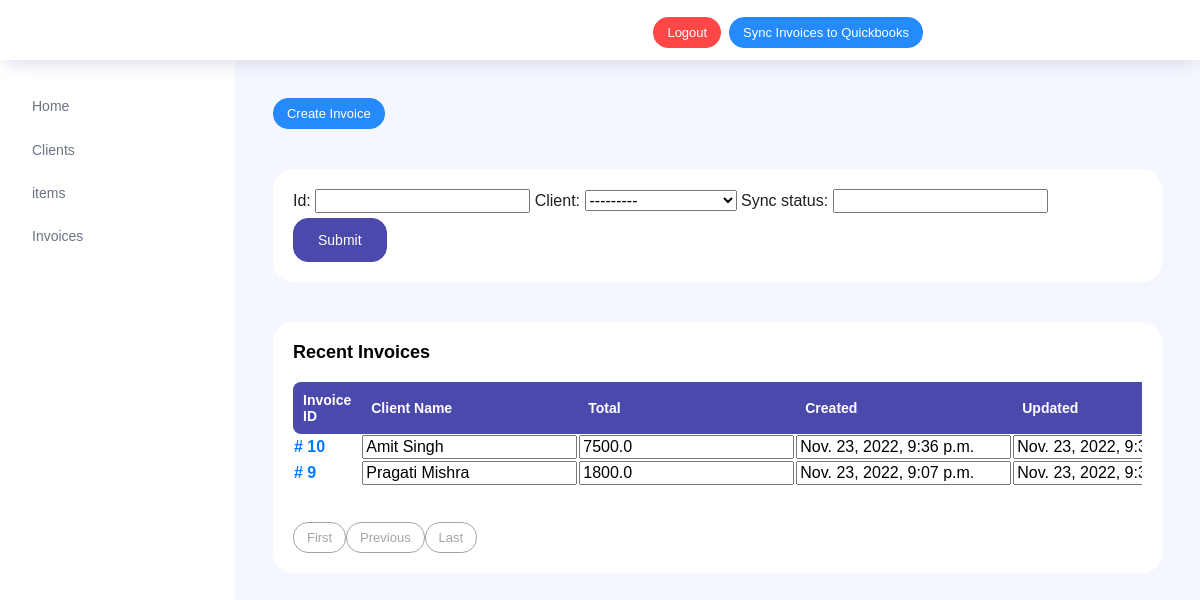
The app's page /dashboard/invoices?page=2 with its own data.
### dashboard/models.py (models this page shows, shortened)
class Client(models.Model):
    id = models.AutoField(primary_key=True)
    name = models.CharField(max_length=100)
    contact = models.CharField(max_length=15)
    address = models.TextField(null=True)
    email = models.EmailField(null=True)
    qbo_id = models.CharField(max_length=100,null=True)
    def __str__(self):
         return str(self.id)+'_'+self.name

class Invoice(models.Model):
    id = models.AutoField(primary_key=True)
    client = models.ForeignKey(Client,null=True,on_delete=models.SET_NULL)
    total = models.FloatField()
    created = models.DateTimeField(auto_now_add=True)
    updated_at = models.DateTimeField(auto_now=True)
    sync_date = models.DateField(null=True)
    sync_status = models.CharField(max_length=20)
    qbo_id = models.CharField(max_length=100,null=True)

### dashboard/views.py (the view)
# urls.py: path('invoices',views.invoices,name='invoices'),
def invoices(request):
    clients_data=Client.objects.all().order_by('-id')
    items_data = Item.objects.all().order_by('-id')
    invoices_data = Invoice.objects.all().order_by('-id')
    infilter = invoice_filter(request.GET,queryset=invoices_data)
    invoices_data = infilter.qs
    paginator = Paginator(invoices_data,2)
    page_number = request.GET.get('page')
    invoices_data_final = paginator.get_page(page_number)
    data = {
        'clients':clients_data,
        'items': items_data,
        'invoices':invoices_data_final,
        'invoice_filter':infilter
    }
    return render(request,'invoices.html',data)

### templates/invoices.html (shortened to what this page needs)
{% extends 'home_base.html' %}
{% load static %}
{% block content %}
<div class="main-panel">
    <div class="content-wrapper">
        <div class="row">
            <div class="col-md-12 grid-margin">
              <div class="row">
                <div class="col-12 col-xl-8 mb-4 mb-xl-0">
                    <button type="button" class="btn btn-info btn-sm" id="create_invoice_btn">Create Invoice</button>
                </div>
              </div>
            </div>
          </div>
        <div class="row">
            <div class="col-md-12 grid-margin stretch-card">
              <div class="card">
                <div class="card-body">
                  <form class="forms-sample" method="GET">
                    {{invoice_filter.form}}
                    <button type="submit" class="btn btn-primary mr-2">Submit</button>
                  </form>
                </div>
              </div>
            </div>
        </div>
        <div class="row">
            <div class="col-md-12 grid-margin stretch-card">
              <div class="card">
                <div class="card-body">
                  <p class="card-title">Recent Invoices</p>
                  <div class="row">
                    <div class="col-12">
                      <div class="table-responsive">
                        <table  class="display expandable-table" style="width:100%">
                          <thead>
                            <tr>
                              <th>Invoice ID</th>
                              <th>Client Name</th>
                              <th>Total</th>
                              <th>Created</th>
                              <th>Updated</th>
                            </tr>
                          </thead>
                          <tbody>
                            {% for invoice in invoices %}
                            <tr>
                                <th> <a href="/dashboard/generate_invoice?id={{invoice.id}}" target="_blank">#  {{invoice.id}}</a>  </th>
                                <th>
                                    <input value="{{invoice.client.name}}" class='client_table_row_data' id="{{invoice.id}}_name"></input>
                                </th>
                                <th>
                                    <input value="{{invoice.total}}" class='client_table_row_data' id="{{invoice.id}}_total"></input>
                                </th>
                                <th>
                                    <input value="{{invoice.created}}" class='client_table_row_data' id="{{invoice.id}}_created"></input>
                                </th>
                                <th>
                                    <input value="{{invoice.updated_at}}" class='client_table_row_data' id="{{invoice.id}}_updated"></input>
                                </th>
                            </tr>
                            {% endfor %}
                          </tbody>
                      </table>
                      <div class="btn-group" role="group" aria-label="Basic example">
                        {% if invoices.has_previous %}
                        <a href='/dashboard/invoices?page=1'>
                            <button type="button" class="btn btn-outline-secondary btn-sm">First</button>
                        </a>
                        <a href='/dashboard/invoices?page={{invoices.previous_page_number}}'>
                            <button type="button" class="btn btn-outline-secondary btn-sm">Previous</button>
                        </a>
                        {% endif %}
                        <a href='/dashboard/invoices?page={{invoices.paginator.num_pages}}'>
                            <button type="button" class="btn btn-outline-secondary btn-sm">Last</button>
                        </a>
                       </div>
                      </div>
                    </div>
                  </div>
                  </div>
                </div>
              </div>
            </div>
        </div>
    </div>
</div>
{% endblock%}

### records on screen
Invoice: id "10", client.name "Amit Singh", total "7500.0", created "Nov. 23, 2022, 9:36 p.m.", updated_at "Nov. 23, 2022, 9:37 p.m."
Invoice: id "9", client.name "Pragati Mishra", total "1800.0", created "Nov. 23, 2022, 9:07 p.m.", updated_at "Nov. 23, 2022, 9:35 p.m."
